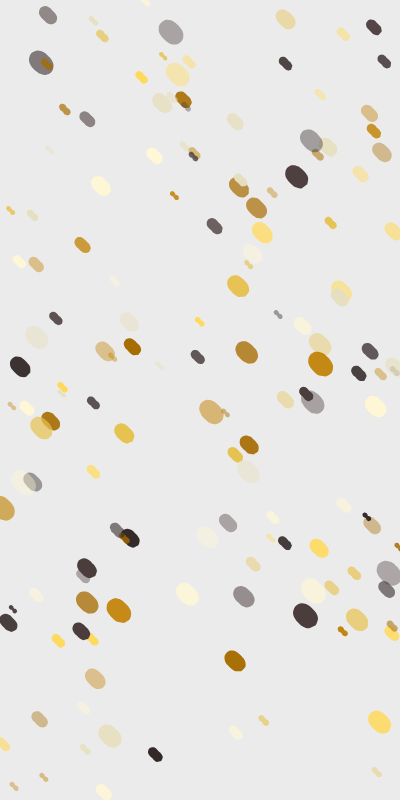
Frame 1 (no input)
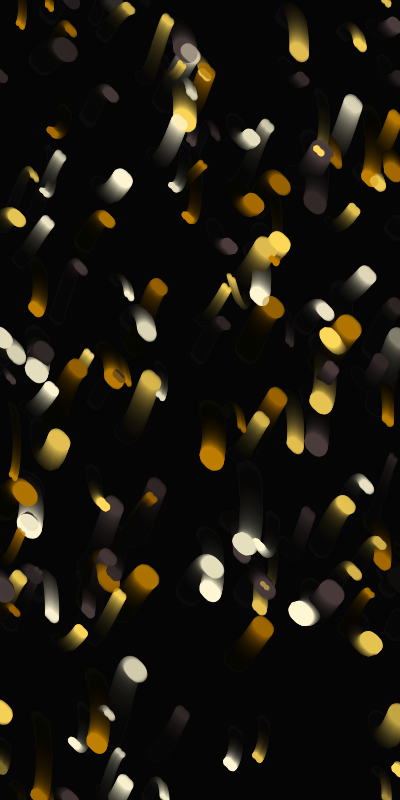
Frame 60 (no input)
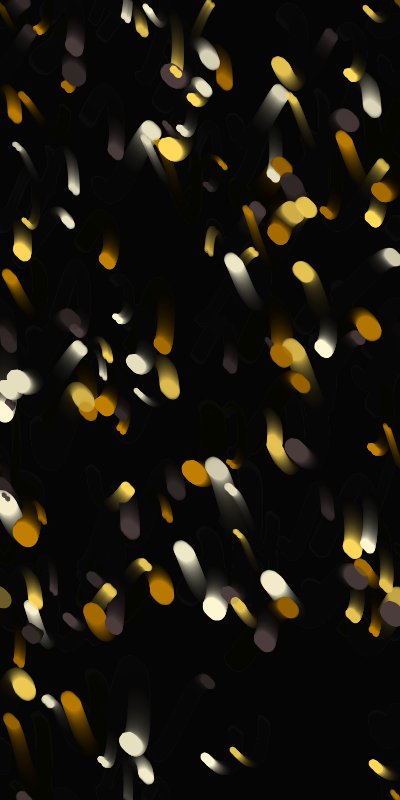
Frame 120 (the mouse pressed at the canvas centre since frame 60)

The p5.js sketch that drew these frames (run headless with seeded random() and noise() and a simulated clock; from frame 60 on, the mouse is pressed at the canvas centre):

// p5.js sketch
// ── sketch.js

/*
INFINITE SCROLL PARTICLE SYSTEM
------------------------------

SETUP
1. Canvas setup: 400x800
2. Color arrays: 5 schemes x 8 colors (light/dark pairs)
3. Init 150 particles

MAIN COMPONENTS
--------------
State tracking:
  - scrollOffset (y-position)
  - speeds (current/target)
  - particle array
  - active color scheme

Particle properties:
  - position(x,y)
  - wave motion (angle, speed, amplitude) 
  - color from scheme
  - size range 3-12px

Core loops:
  1. Handle input (arrow keys)
  2. Update scroll position with momentum
  3. Move/wrap particles
  4. Apply wave motion
  5. Draw with glow effect
  6. Cycle colors every 300 frames

Motion math:
  speed += (target - current) * 0.2  // acceleration
  speed *= 0.95                      // friction
  y += speed                         // movement

Constants to tune:
  SCROLL_SPEED = 6.5
  ACCELERATION = 0.2
  FRICTION = 0.95
  PARTICLES = 150
*/


let particles = [];
let scrollOffset = 0;
let targetSpeed = 0;
let currentSpeed = 0;
const SCROLL_SPEED = 6.5;
const ACCELERATION = 0.2;
const FRICTION = 0.95;
let currentScheme;
let colorSchemes;
let colorIndex = 0;

function setup() {
  createCanvas(400, 800);
  colorMode(RGB);
  
  colorSchemes = [
    ["#607274", "#faeed1", "#ded0b6", "#b2a59b", "#445152", "#e6dbb9", "#c4b49d", "#998d84"],
    ["#637E76", "#C69774", "#F8DFD4", "#FFEFE8", "#4a5e58", "#b37d5c", "#e6c3b3", "#ebd9d0"],
    ["#6B240C", "#994D1C", "#E48F45", "#F5CCA0", "#4d1a09", "#803f17", "#c97b3a", "#ddb68c"],
    ["#4C3D3D", "#C07F00", "#FFD95A", "#FFF7D4", "#332929", "#a66b00", "#e6c251", "#e6dfbf"],
    ["#B5C99A", "#862B0D", "#FFF9C9", "#FFC95F", "#9ab17f", "#6b220a", "#e6e0b5", "#e6b456"]
  ];
  
  currentScheme = random(colorSchemes);
  
  for (let i = 0; i < 150; i++) {
    particles.push(new Particle());
  }
}

function draw() {
  background(0, 0, 0, 20);
  
  handleKeyInput();
  
  // Smooth acceleration
  currentSpeed += (targetSpeed - currentSpeed) * ACCELERATION;
  currentSpeed *= FRICTION;
  scrollOffset += currentSpeed;
  
  for (let p of particles) {
    p.update();
    p.display();
  }
  
  if (frameCount % 300 === 0) {
    currentScheme = random(colorSchemes);
    colorIndex = 0;
    for (let p of particles) {
      p.updateColor();
      colorIndex = (colorIndex + 1) % currentScheme.length;
    }
  }
}

function handleKeyInput() {
  if (keyIsDown(UP_ARROW)) {
    targetSpeed = -SCROLL_SPEED;
  } else if (keyIsDown(DOWN_ARROW)) {
    targetSpeed = SCROLL_SPEED;
  } else {
    targetSpeed = 0;
  }
}

class Particle {
  constructor() {
    this.reset();
    this.y = random(height);
    this.updateColor();
  }
  
  updateColor() {
    this.color = color(currentScheme[colorIndex]);
    colorIndex = (colorIndex + 1) % currentScheme.length;
  }
  
  reset() {
    this.x = random(width);
    this.baseY = random(height);
    this.size = random(3, 12);
    this.angle = random(TWO_PI);
    this.angleSpeed = random(0.02, 0.05);
    this.amplitude = random(20, 40);
  }
  
  update() {
    this.angle += this.angleSpeed;
    let wave = sin(this.angle) * this.amplitude;
    
    this.y = (this.baseY + scrollOffset + wave) % height;
    if (this.y < 0) this.y += height;
    
    this.x += sin(this.angle * 0.5) * 0.5;
    if (this.x < 0) this.x += width;
    if (this.x > width) this.x -= width;
  }
  
  display() {
    noStroke();
    let alpha = map(sin(this.angle), -1, 1, 100, 255);
    let c = color(this.color);
    fill(red(c), green(c), blue(c), alpha);
    
    push();
    translate(this.x, this.y);
    rotate(this.angle * 0.5);
    
    beginShape();
    for (let i = 0; i < TWO_PI; i += PI/6) {
      let rad = this.size + sin(i * 2 + this.angle) * 2;
      let px = cos(i) * rad;
      let py = sin(i) * rad;
      curveVertex(px, py);
    }
    endShape(CLOSE);
    
    drawingContext.shadowBlur = 10;
    drawingContext.shadowColor = color(red(c), green(c), blue(c), 0.2);
    pop();
  }
}
